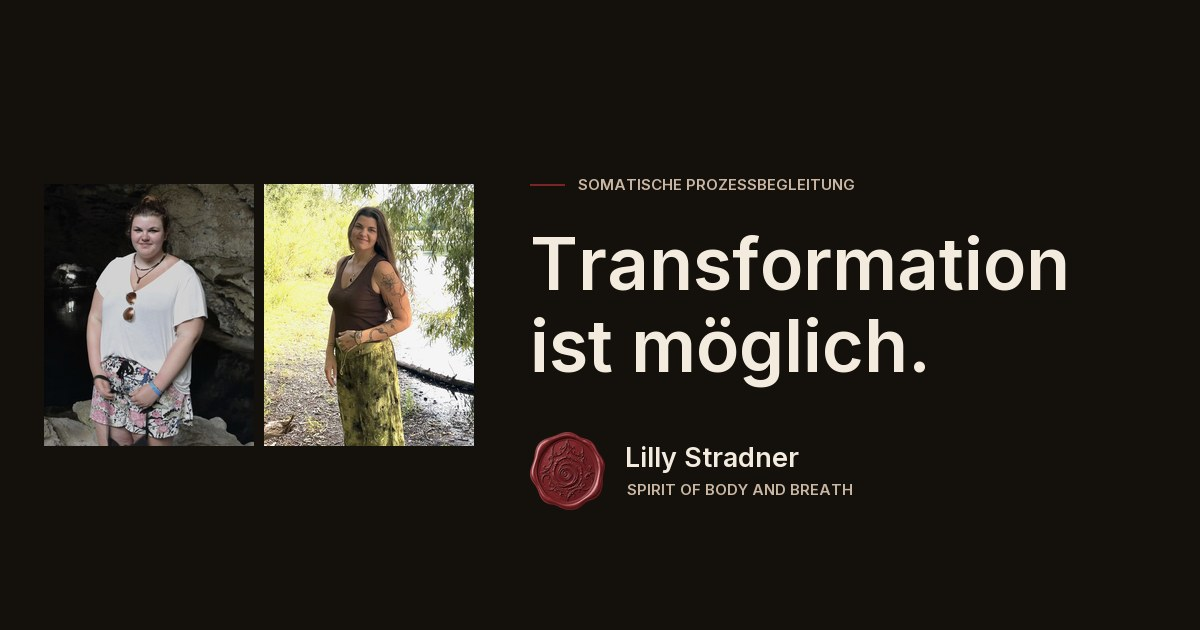
#> input picture assets/og.jpg, 1200 x 630 px
$ python -i optimize-images.py   (imports and definitions only)
#> lines starting #> are read from the running program, lines starting #| are printed output that depends on the picture
#!/usr/bin/env python3
"""
Bildaufbereitung · lilly-stradner
Muster übernommen von websites/Kunden/evelyn-weidner/optimize-images.py

Quelle : material/ (Originale, gitignoriert — nie deployt)
Ziel   : assets/img/<motiv>-<breite>.webp + <motiv>-<breite>.jpg

HEIC-Vorstufe (macOS-Bordmittel, einmalig, liegt in material/konvertiert/):
    for f in *.HEIC; do sips -s format jpeg -s formatOptions 95 "$f" \
        --out "konvertiert/${f%.HEIC}.jpg"; done

Freisteller (rembg, u2net_human_seg) liegen als PNG mit Alpha in material/freisteller/.

Aufruf:  python3 optimize-images.py
"""
from pathlib import Path
from PIL import Image, ImageOps, ImageEnhance

WURZEL = Path(__file__).parent
MATERIAL = WURZEL / "material"
KONV = MATERIAL / "konvertiert"
RUNDE2 = MATERIAL / "runde2"              # Fotos aus Lillys Änderungsrunde 25.09.
FREI = MATERIAL / "freisteller"
ZIEL = WURZEL / "assets" / "img"
# [1 line not run here, left out]

# ── Palette (Design-Brief) ────────────────────────────────────────────────
NACHT = (0x14, 0x10, 0x0C)

# ── Aufträge ──────────────────────────────────────────────────────────────
# name: (quelle, breiten, seitenverhaeltnis|None, saettigung, waerme)
#   seitenverhaeltnis = (w, h) → mittiger Beschnitt; None = Originalformat
#   saettigung 1.0 = unveraendert · waerme 0.0 = unveraendert
#
# Lilly hat den Farbeingriff ausdruecklich erlaubt:
#   „wenn ein Bild vielleicht nicht so die Farben hat, kannst du ja auch die
#    Farben ein bisschen anpassen, dass das irgendwie mit reinpasst."
# Bewusst zurueckhaltend dosiert — das Vorher-Bild wird NICHT dramatisiert.
AUFTRAEGE = {
    # Hero-Diptychon — gleiche Kadrierung, damit die Haltung den Unterschied macht
    # Runde 2 (25.09.): Lilly hat beide Bilder neu gewaehlt (0232 Hoehle, 0835 See).
    "frueher":     ("IMG_0232.jpg",  [440, 880],  (4, 5), 0.85, 0.04),
    "heute":       ("IMG_0835.PNG",  [440, 880],  (4, 5), 1.00, 0.04),

    # Runde 2: Bilderreihe in „Über mich" — vier Phasen, alle im selben
    # Format 4:5, damit sie auch am Handy in EINER Zeile stehen.
    # Farben unangetastet: das sind Lillys Erinnerungsfotos, keine Stimmungsbilder.
    "reihe-1":     ("IMG_0207.jpg",  [200, 400],  (4, 5), 1.00, 0.0),
    "reihe-2":     ("IMG_0182.jpg",  [200, 400],  (4, 5), 1.00, 0.0),
    "reihe-3":     ("IMG_0171.jpg",  [200, 400],  (4, 5), 1.00, 0.0),
    "reihe-4":     ("IMG_0153.jpg",  [200, 400],  (4, 5), 1.00, 0.0),

    # Kapitelbilder
    "atem":        ("IMG_4744.PNG",  [580, 1160], (4, 5), 0.94, 0.06),
    "raum":        ("IMG_4757.PNG",  [580, 1160], (3, 2), 0.90, 0.05),
    "umarmung":    ("IMG_4066.PNG",  [580, 1160], (4, 5), 0.96, 0.05),
    "online":      ("IMG_4005.jpg",  [580, 1160], (3, 2), 0.92, 0.05),
    "offline":     ("IMG_4724.jpg",  [580, 1160], (3, 2), 0.90, 0.05),

    # Atmosphaere-Flaechen (liegen sehr dunkel unter Text — W23)
    # Diese beiden liegen HINTER Text. Gleichmaessig abdunkeln macht sie
    # unsichtbar (gemessen: nur noch ein einziger Farbton). Stattdessen
    # werden unten in `deckel()` gezielt die LICHTER gekappt — die Textur
    # bleibt, die hellen Kerzenpunkte koennen den Text nicht mehr fressen.
    "altar-glut":  ("IMG_4749.PNG",  [420, 900, 1600], (16, 10), 0.80, 0.12),
    "altar-nacht": ("IMG_3814.jpg",  [420, 900, 1600], (16, 10), 0.76, 0.10),
}

# Bilder mit Alpha (Freisteller + Siegel) — kein JPEG-Fallback, kein Beschnitt
ALPHA = {
    "siegel":     ("IMG_4719.PNG",   [120, 240, 480]),
    "lilly-frei": ("lilly-frei.png", [420, 840]),
}


# [44 lines left out: functions quelle, beschneiden, deckel, toenen, not called in this run]


def bordeaux(im: Image.Image) -> Image.Image:
    """Runde 2: Lilly will das Wachssiegel im selben Rot wie Knoepfe und Top.

    Das Foto-Siegel war fast schwarzrot (Median #390406). Helligkeit bleibt
    als Relief erhalten, der Farbton wird auf --glut #792427 gelegt.
    """
    alpha = im.getchannel("A")
    grau = ImageOps.autocontrast(im.convert("L"), cutoff=1)
    # Das Siegel ist ueberwiegend dunkel — Mitten anheben, sonst landet der
    # Median wieder bei Schwarzrot statt bei Bordeaux.
    grau = grau.point([int(255 * (v / 255) ** 0.5) for v in range(256)])
    farbig = ImageOps.colorize(grau, black="#1C0607", mid="#792427",
                               white="#E2A9AC", midpoint=85)
    farbig.putalpha(alpha)
    return farbig


# [48 lines left out: functions schreiben, main, not called in this run]


# [2 lines not run here, left out]

>>> import cv2
>>> picture = cv2.imread('assets/og.jpg', cv2.IMREAD_GRAYSCALE)
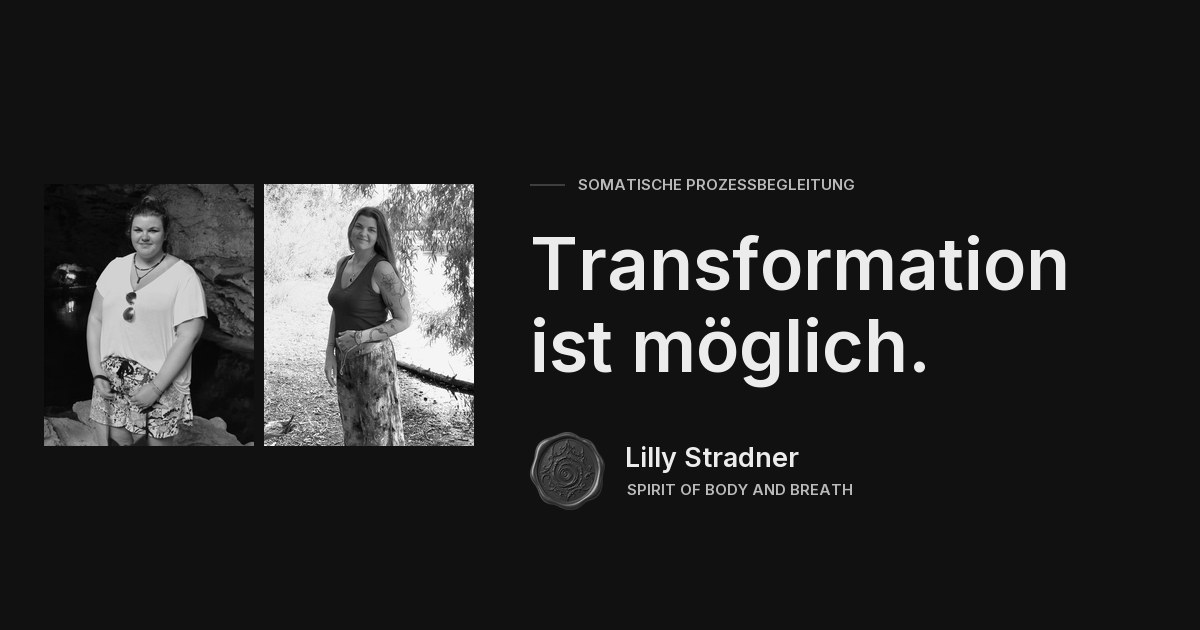
#> picture: shape (630, 1200); min 0, max 255, mean 38.7
#> (the run stopped early here; a loop or call above may not have finished)
